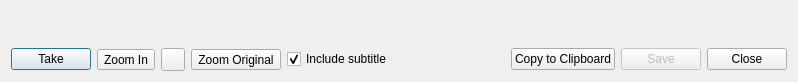
<?xml version="1.0" encoding="UTF-8"?>
<ui version="4.0">
 <class>SnapshotDialog</class>
 <widget class="QDialog" name="SnapshotDialog">
  <property name="geometry">
   <rect>
    <x>0</x>
    <y>0</y>
    <width>798</width>
    <height>82</height>
   </rect>
  </property>
  <property name="windowTitle">
   <string>Take Snapshot</string>
  </property>
  <layout class="QVBoxLayout" name="verticalLayout">
   <item>
    <widget class="ImageViewer" name="viewer">
     <property name="sizePolicy">
      <sizepolicy hsizetype="Expanding" vsizetype="Expanding">
       <horstretch>0</horstretch>
       <verstretch>0</verstretch>
      </sizepolicy>
     </property>
    </widget>
   </item>
   <item>
    <layout class="QHBoxLayout" name="horizontalLayout_2">
     <item>
      <widget class="QPushButton" name="take">
       <property name="text">
        <string>Take</string>
       </property>
       <property name="default">
        <bool>true</bool>
       </property>
      </widget>
     </item>
     <item>
      <widget class="QToolButton" name="zoomOut">
       <property name="toolTip">
        <string>Zoom Out</string>
       </property>
       <property name="text">
        <string>Zoom In</string>
       </property>
       <property name="icon">
        <iconset resource="../rsclist.qrc">
         <normaloff>:/img/zoom-out.png</normaloff>:/img/zoom-out.png</iconset>
       </property>
      </widget>
     </item>
     <item>
      <widget class="QToolButton" name="zoomIn">
       <property name="toolTip">
        <string>Zoom In</string>
       </property>
       <property name="icon">
        <iconset resource="../rsclist.qrc">
         <normaloff>:/img/zoom-in.png</normaloff>:/img/zoom-in.png</iconset>
       </property>
      </widget>
     </item>
     <item>
      <widget class="QToolButton" name="original">
       <property name="toolTip">
        <string>View Original Size</string>
       </property>
       <property name="text">
        <string>Zoom Original</string>
       </property>
       <property name="icon">
        <iconset resource="../rsclist.qrc">
         <normaloff>:/img/zoom-original.png</normaloff>:/img/zoom-original.png</iconset>
       </property>
      </widget>
     </item>
     <item>
      <widget class="QCheckBox" name="subtitle">
       <property name="text">
        <string>Include subtitle</string>
       </property>
       <property name="checked">
        <bool>true</bool>
       </property>
      </widget>
     </item>
     <item>
      <spacer name="horizontalSpacer_2">
       <property name="orientation">
        <enum>Qt::Horizontal</enum>
       </property>
       <property name="sizeHint" stdset="0">
        <size>
         <width>0</width>
         <height>0</height>
        </size>
       </property>
      </spacer>
     </item>
     <item>
      <widget class="QPushButton" name="clip">
       <property name="text">
        <string>Copy to Clipboard</string>
       </property>
      </widget>
     </item>
     <item>
      <widget class="QPushButton" name="save">
       <property name="enabled">
        <bool>false</bool>
       </property>
       <property name="text">
        <string>Save</string>
       </property>
      </widget>
     </item>
     <item>
      <widget class="QPushButton" name="Close">
       <property name="text">
        <string>Close</string>
       </property>
      </widget>
     </item>
    </layout>
   </item>
  </layout>
 </widget>
 <customwidgets>
  <customwidget>
   <class>ImageViewer</class>
   <extends>QFrame</extends>
   <header>snapshotdialog.hpp</header>
   <container>1</container>
  </customwidget>
 </customwidgets>
 <resources>
  <include location="../rsclist.qrc"/>
 </resources>
 <connections>
  <connection>
   <sender>Close</sender>
   <signal>clicked()</signal>
   <receiver>SnapshotDialog</receiver>
   <slot>accept()</slot>
   <hints>
    <hint type="sourcelabel">
     <x>450</x>
     <y>344</y>
    </hint>
    <hint type="destinationlabel">
     <x>270</x>
     <y>331</y>
    </hint>
   </hints>
  </connection>
 </connections>
</ui>
